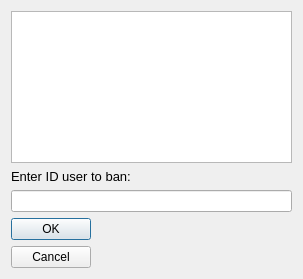
<?xml version="1.0" encoding="UTF-8"?>
<ui version="4.0">
 <class>BanList</class>
 <widget class="QDialog" name="BanList">
  <property name="geometry">
   <rect>
    <x>0</x>
    <y>0</y>
    <width>303</width>
    <height>279</height>
   </rect>
  </property>
  <property name="windowTitle">
   <string>Dialog</string>
  </property>
  <layout class="QVBoxLayout" name="verticalLayout">
   <item>
    <widget class="QListView" name="listView"/>
   </item>
   <item>
    <layout class="QHBoxLayout" name="horizontalLayout"/>
   </item>
   <item>
    <layout class="QGridLayout" name="gridLayout_2">
     <item row="0" column="0">
      <widget class="QLabel" name="label">
       <property name="font">
        <font>
         <pointsize>10</pointsize>
        </font>
       </property>
       <property name="text">
        <string>Enter ID user to ban:</string>
       </property>
      </widget>
     </item>
    </layout>
   </item>
   <item>
    <widget class="QLineEdit" name="lineEdit"/>
   </item>
   <item>
    <widget class="QDialogButtonBox" name="buttonBox">
     <property name="orientation">
      <enum>Qt::Vertical</enum>
     </property>
     <property name="standardButtons">
      <set>QDialogButtonBox::Cancel|QDialogButtonBox::Ok</set>
     </property>
    </widget>
   </item>
  </layout>
 </widget>
 <resources/>
 <connections>
  <connection>
   <sender>buttonBox</sender>
   <signal>accepted()</signal>
   <receiver>BanList</receiver>
   <slot>accept()</slot>
   <hints>
    <hint type="sourcelabel">
     <x>248</x>
     <y>254</y>
    </hint>
    <hint type="destinationlabel">
     <x>157</x>
     <y>274</y>
    </hint>
   </hints>
  </connection>
  <connection>
   <sender>buttonBox</sender>
   <signal>rejected()</signal>
   <receiver>BanList</receiver>
   <slot>reject()</slot>
   <hints>
    <hint type="sourcelabel">
     <x>316</x>
     <y>260</y>
    </hint>
    <hint type="destinationlabel">
     <x>286</x>
     <y>274</y>
    </hint>
   </hints>
  </connection>
 </connections>
</ui>
